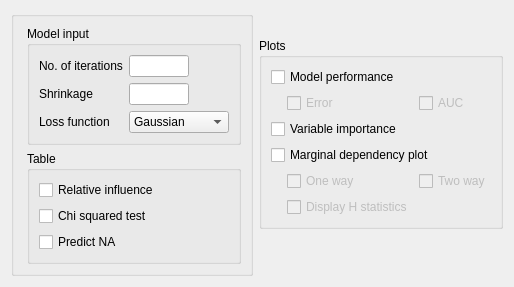
    <widget class="QWidget" name="advancedOptions_2" native="true">
     <layout class="QGridLayout" name="gridLayout_8">
      <item row="0" column="0" rowspan="4">
       <widget class="BoundGroupBox" name="bayesFactorType_2">
        <property name="sizePolicy">
         <sizepolicy hsizetype="Fixed" vsizetype="Minimum">
          <horstretch>0</horstretch>
          <verstretch>0</verstretch>
         </sizepolicy>
        </property>
        <property name="title">
         <string/>
        </property>
        <property name="flat">
         <bool>false</bool>
        </property>
        <layout class="QGridLayout" name="gridLayout_16">
         <property name="leftMargin">
          <number>13</number>
         </property>
         <item row="1" column="0">
          <widget class="BoundGroupBox" name="noOfPredictors">
           <property name="title">
            <string>Table</string>
           </property>
           <property name="flat">
            <bool>false</bool>
           </property>
           <layout class="QGridLayout" name="gridLayout_12">
            <item row="1" column="0">
             <widget class="BoundCheckBox" name="tableChisq">
              <property name="text">
               <string>Chi squared test</string>
              </property>
             </widget>
            </item>
            <item row="0" column="0">
             <widget class="BoundCheckBox" name="tableRF">
              <property name="text">
               <string>Relative influence</string>
              </property>
             </widget>
            </item>
            <item row="2" column="0">
             <widget class="BoundCheckBox" name="predictNA">
              <property name="text">
               <string>Predict NA</string>
              </property>
             </widget>
            </item>
           </layout>
          </widget>
         </item>
         <item row="0" column="0">
          <widget class="BoundGroupBox" name="noOfTrees">
           <property name="title">
            <string>Model input</string>
           </property>
           <property name="flat">
            <bool>false</bool>
           </property>
           <layout class="QGridLayout" name="gridLayout_9">
            <item row="2" column="1">
             <widget class="BoundComboBox" name="distribution">
              <item>
               <property name="text">
                <string>Gaussian</string>
               </property>
              </item>
              <item>
               <property name="text">
                <string>Laplace</string>
               </property>
              </item>
              <item>
               <property name="text">
                <string>T-distribution</string>
               </property>
              </item>
              <item>
               <property name="text">
                <string>Bernoulli</string>
               </property>
              </item>
              <item>
               <property name="text">
                <string>Huberized</string>
               </property>
              </item>
              <item>
               <property name="text">
                <string>Multinomial</string>
               </property>
              </item>
              <item>
               <property name="text">
                <string>Adaboost</string>
               </property>
              </item>
              <item>
               <property name="text">
                <string>Poisson</string>
               </property>
              </item>
             </widget>
            </item>
            <item row="0" column="0">
             <widget class="QLabel" name="label">
              <property name="text">
               <string>No. of iterations</string>
              </property>
             </widget>
            </item>
            <item row="1" column="1">
             <widget class="BoundTextBox" name="Shrinkage">
              <property name="sizePolicy">
               <sizepolicy hsizetype="Fixed" vsizetype="Preferred">
                <horstretch>0</horstretch>
                <verstretch>0</verstretch>
               </sizepolicy>
              </property>
              <property name="minimumSize">
               <size>
                <width>60</width>
                <height>0</height>
               </size>
              </property>
              <property name="maximumSize">
               <size>
                <width>60</width>
                <height>16777215</height>
               </size>
              </property>
             </widget>
            </item>
            <item row="1" column="0">
             <widget class="QLabel" name="label_5">
              <property name="text">
               <string>Shrinkage</string>
              </property>
             </widget>
            </item>
            <item row="2" column="0">
             <widget class="QLabel" name="label_6">
              <property name="text">
               <string>Loss function</string>
              </property>
             </widget>
            </item>
            <item row="0" column="1">
             <widget class="BoundTextBox" name="numberOfIterations">
              <property name="sizePolicy">
               <sizepolicy hsizetype="Fixed" vsizetype="Preferred">
                <horstretch>0</horstretch>
                <verstretch>0</verstretch>
               </sizepolicy>
              </property>
              <property name="minimumSize">
               <size>
                <width>60</width>
                <height>0</height>
               </size>
              </property>
              <property name="maximumSize">
               <size>
                <width>60</width>
                <height>16777215</height>
               </size>
              </property>
             </widget>
            </item>
           </layout>
          </widget>
         </item>
        </layout>
       </widget>
      </item>
      <item row="1" column="1">
       <widget class="GroupBox" name="plotsGroup">
        <property name="title">
         <string>Plots</string>
        </property>
        <layout class="QGridLayout" name="gridLayout_11">
         <item row="2" column="0" colspan="3">
          <widget class="BoundCheckBox" name="plotRF">
           <property name="sizePolicy">
            <sizepolicy hsizetype="Fixed" vsizetype="Fixed">
             <horstretch>0</horstretch>
             <verstretch>0</verstretch>
            </sizepolicy>
           </property>
           <property name="text">
            <string>Variable importance</string>
           </property>
          </widget>
         </item>
         <item row="7" column="1">
          <widget class="BoundCheckBox" name="plotHStatistics">
           <property name="enabled">
            <bool>false</bool>
           </property>
           <property name="sizePolicy">
            <sizepolicy hsizetype="Fixed" vsizetype="Fixed">
             <horstretch>0</horstretch>
             <verstretch>0</verstretch>
            </sizepolicy>
           </property>
           <property name="text">
            <string>Display H statistics</string>
           </property>
          </widget>
         </item>
         <item row="4" column="1">
          <widget class="BoundCheckBox" name="plotMarginalPlotOneWay">
           <property name="enabled">
            <bool>false</bool>
           </property>
           <property name="sizePolicy">
            <sizepolicy hsizetype="Fixed" vsizetype="Fixed">
             <horstretch>0</horstretch>
             <verstretch>0</verstretch>
            </sizepolicy>
           </property>
           <property name="text">
            <string>One way</string>
           </property>
          </widget>
         </item>
         <item row="0" column="0" colspan="3">
          <widget class="BoundCheckBox" name="modelPerformance">
           <property name="sizePolicy">
            <sizepolicy hsizetype="Fixed" vsizetype="Fixed">
             <horstretch>0</horstretch>
             <verstretch>0</verstretch>
            </sizepolicy>
           </property>
           <property name="text">
            <string>Model performance</string>
           </property>
          </widget>
         </item>
         <item row="3" column="0" colspan="3">
          <widget class="BoundCheckBox" name="plotMarginalPlot">
           <property name="sizePolicy">
            <sizepolicy hsizetype="Fixed" vsizetype="Fixed">
             <horstretch>0</horstretch>
             <verstretch>0</verstretch>
            </sizepolicy>
           </property>
           <property name="text">
            <string>Marginal dependency plot</string>
           </property>
          </widget>
         </item>
         <item row="4" column="0">
          <widget class="QLabel" name="label_17">
           <property name="minimumSize">
            <size>
             <width>10</width>
             <height>0</height>
            </size>
           </property>
           <property name="maximumSize">
            <size>
             <width>10</width>
             <height>16777215</height>
            </size>
           </property>
           <property name="text">
            <string/>
           </property>
          </widget>
         </item>
         <item row="4" column="2">
          <widget class="BoundCheckBox" name="plotMarginalPlotTwoWay">
           <property name="enabled">
            <bool>false</bool>
           </property>
           <property name="sizePolicy">
            <sizepolicy hsizetype="Fixed" vsizetype="Fixed">
             <horstretch>0</horstretch>
             <verstretch>0</verstretch>
            </sizepolicy>
           </property>
           <property name="text">
            <string>Two way</string>
           </property>
          </widget>
         </item>
         <item row="1" column="2">
          <widget class="BoundCheckBox" name="modelPerforamceShowAUC">
           <property name="enabled">
            <bool>false</bool>
           </property>
           <property name="sizePolicy">
            <sizepolicy hsizetype="Fixed" vsizetype="Fixed">
             <horstretch>0</horstretch>
             <verstretch>0</verstretch>
            </sizepolicy>
           </property>
           <property name="text">
            <string>AUC</string>
           </property>
          </widget>
         </item>
         <item row="1" column="1">
          <widget class="BoundCheckBox" name="modelPerforamceShowError">
           <property name="enabled">
            <bool>false</bool>
           </property>
           <property name="sizePolicy">
            <sizepolicy hsizetype="Fixed" vsizetype="Fixed">
             <horstretch>0</horstretch>
             <verstretch>0</verstretch>
            </sizepolicy>
           </property>
           <property name="text">
            <string>Error</string>
           </property>
          </widget>
         </item>
        </layout>
       </widget>
      </item>
      <item row="2" column="1" rowspan="2">
       <widget class="QWidget" name="widget_2" native="true"/>
      </item>
     </layout>
    </widget>
